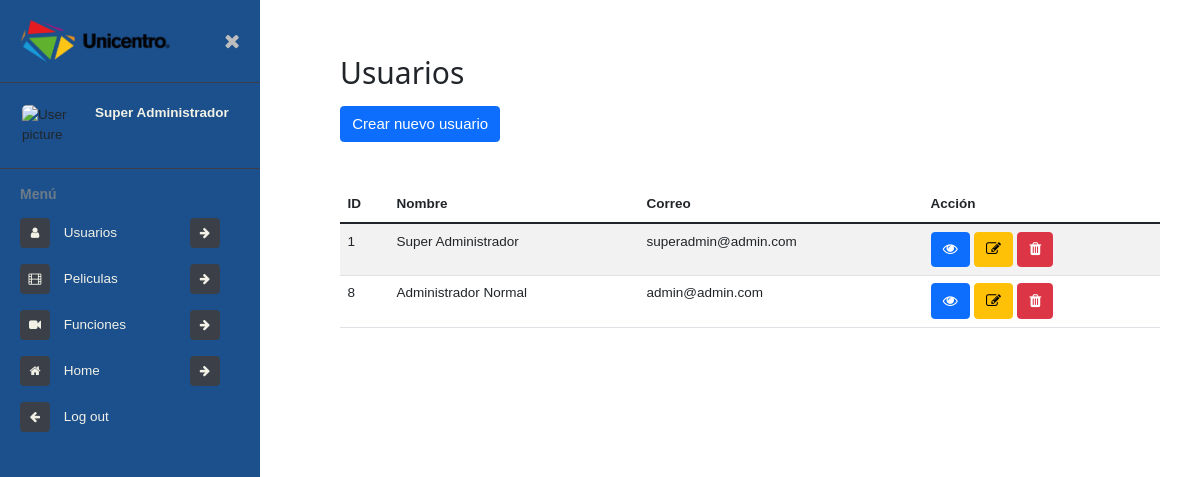
/admin/usuarios/ (signed in), run on an earlier commit of the app's database.
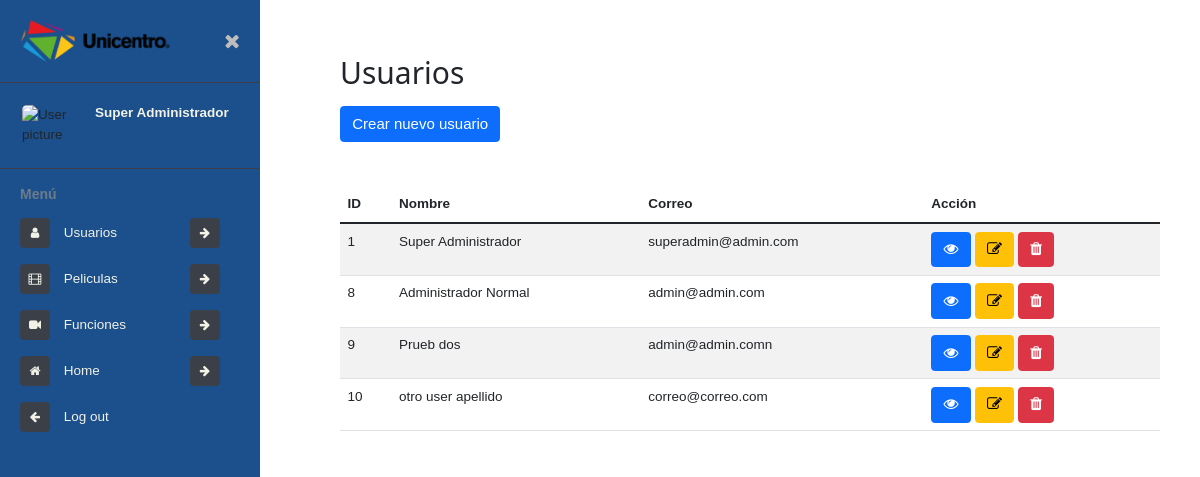
And on a later commit of the database.
### tables this page shows
CREATE TABLE usuario (id INTEGER PRIMARY KEY AUTOINCREMENT NOT NULL, nombres VARCHAR (100) NOT NULL, apellidos VARCHAR (100) NOT NULL, email VARCHAR (100) NOT NULL UNIQUE, clave VARCHAR (255) NOT NULL, fechaNacimiento DATETIME, departamento VARCHAR (100), ciudad VARCHAR (100), direccion VARCHAR (100), telefono VARCHAR (100), estado BOOLEAN DEFAULT (1), fecha DATE DEFAULT (DATE('NOW')), fkRol INT REFERENCES rol (idRol) DEFAULT (1) NOT NULL);

### index.py (the view)
@app.route('/admin/usuarios/')
def adminUsuarios():
    reg = Registro()
    if session.get('user_data'):
        if session.get('user_data')[12] == 3:
            users = Users().view()
            roles = Roles().view()
            return render_template('admin/usuarios/usuarios.html', users=users, roles=roles, form=reg)
    flash("No tiene permiso para ingresar a esta área")
    return redirect('/admin/')

### db/DBConexion.py (called while the page is built)
    def getConn(self) -> list:
        return self.__conn

### db/Roles.py (called while the page is built)
    def view(self, id=None) -> list:
        try:
            query = f"SELECT * FROM rol"
            if(id):
                query += f" WHERE idRol = {escape(id)};"
            return self.conn.execute(query).fetchall()
        except Exception as m:
            return []

### db/Users.py (called while the page is built)
    def view(self, id=None) -> list:
        try:
            query = f"SELECT * FROM usuario"
            if(id):
                query += f" WHERE id = {escape(id)};"
            data = self.conn.execute(query).fetchall()
            if (id and data):
                return data[0]
            return data
        except Exception as m:
            return []

### templates/admin/usuarios/usuarios.html (shortened to what this page needs)
{% extends 'views/admin.html' %}
{% block content %}
<h1 class="h2 my-3">Usuarios</h1>
<button type="button" class="btn btn-primary" data-bs-toggle="modal" data-bs-target="#createUser">
    Crear nuevo usuario
</button>
<table class="mt-5 table table-striped table-inverse table-responsive">
    <thead class="thead-inverse">
        <tr>
            <th>ID</th>
            <th>Nombre</th>
            <th>Correo</th>
            <th>Acción</th>
        </tr>
    </thead>
    <tbody>
        {% for user in users %}
        <tr>
            <td scope="row">{{ user[0] }}</td>
            <td>{{ user[1] +' '+ user[2] }}</td>
            <td>{{ user[3] }}</td>
            <td>
                <a class="btn btn-primary" href="/admin/usuario/{{user[0]}}" role="button">
                    <i class="fa fa-eye" aria-hidden="true"></i>
                </a>
                <button type="button" class="btn btn-warning" data-bs-toggle="modal"
                    data-bs-target="#editUser-{{user[0]}}">
                    <i class="fa fa-edit" aria-hidden="true"></i>
                </button>
                <form id="delete-user-{{ user[0] }}" class="d-inline" action="/admin/usuario/eliminar/{{user[0]}}"
                    method="post">
                    <button type="submit" class="btn btn-danger" onclick="
                            event.preventDefault();
                            if(confirm('Seguro que desea eliminar el usuario {{ user[1] }}')){
                                document.getElementById('delete-user-{{ user[0] }}').submit();
                            }; ">
                        <i class="fa fa-trash" aria-hidden="true"></i>
                    </button>
                </form>
            </td>
        </tr>
        {% endfor %}
    </tbody>
</table>
{% endblock %}

What changed in the data, as far as the page shows it:
added usuario: id "9", nombres+apellidos "Prueb dos", email "admin@admin.comn"
added usuario: id "10", nombres+apellidos "otro user apellido", email "correo@correo.com"
